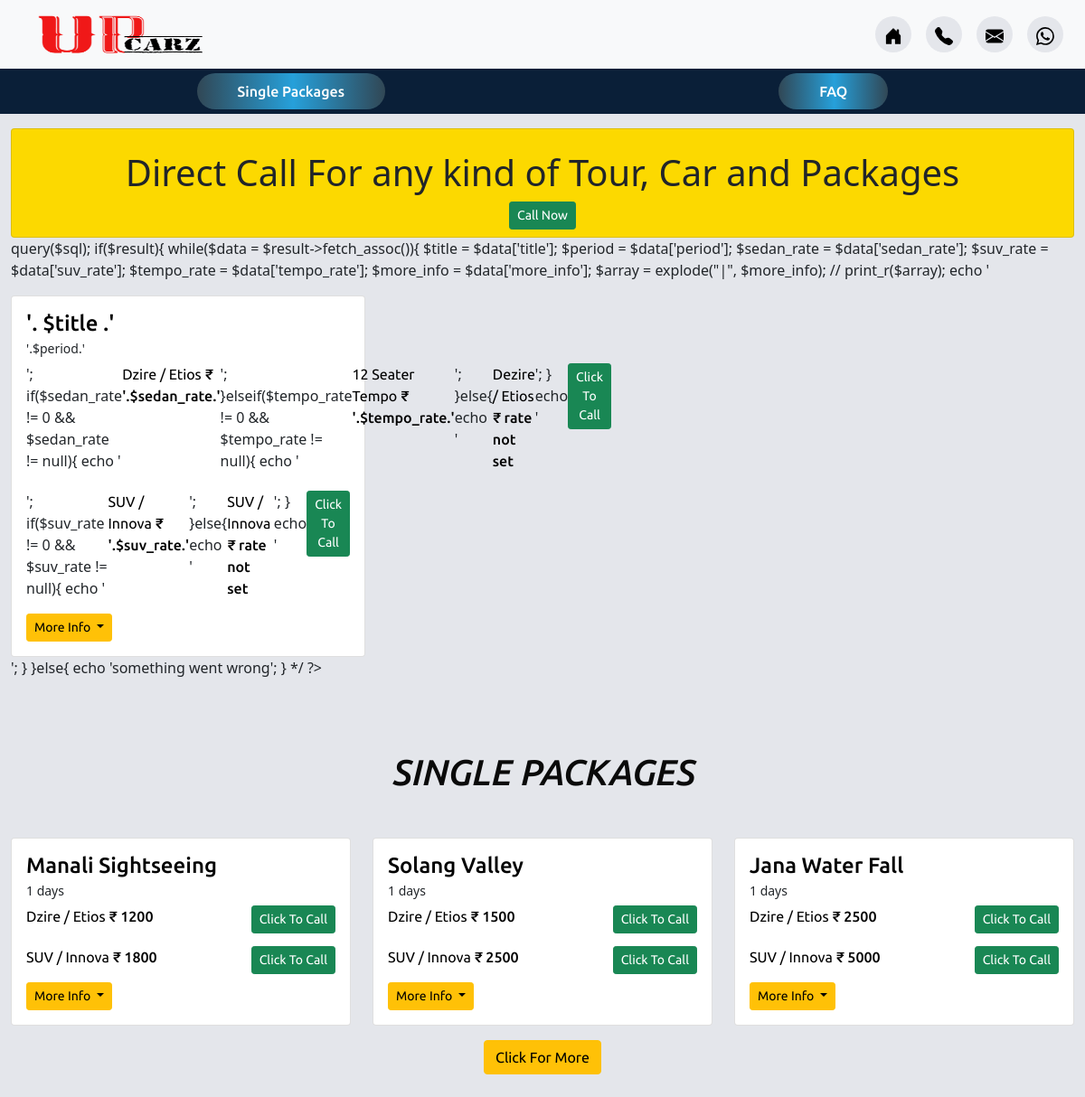
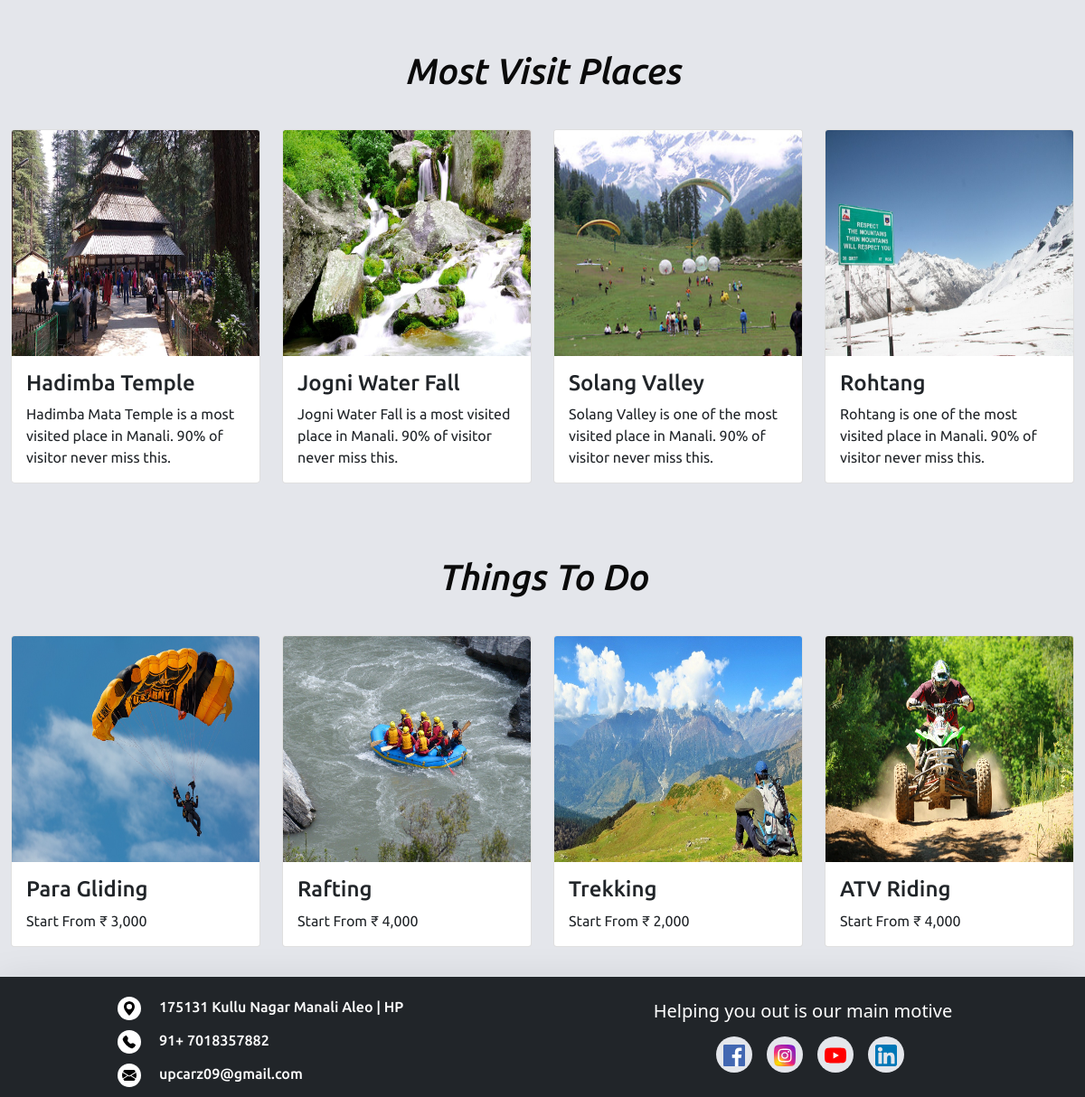
The page / on the database its author committed (2 pictures, top to bottom).
### tables this page shows
CREATE TABLE `single_packages` (
  `id` int(11) NOT NULL,
  `title` varchar(255) NOT NULL,
  `period` varchar(255) DEFAULT NULL,
  `sedan_rate` varchar(255) DEFAULT NULL,
  `suv_rate` varchar(255) DEFAULT NULL,
  `tempo_rate` varchar(255) DEFAULT NULL,
  `more_info` text NOT NULL,
  `update_date` datetime NOT NULL DEFAULT current_timestamp()
);

### index.php (the view, shortened to what this page needs)
<!doctype html>
<html lang="en">
  <head>
    <link href="https://cdn.jsdelivr.net/npm/bootstrap@5.0.1/dist/css/bootstrap.min.css" rel="stylesheet">
    <link rel="stylesheet" href="https://cdn.jsdelivr.net/npm/bootstrap-icons@1.5.0/font/bootstrap-icons.css">
    <link rel="stylesheet" type="text/css" href="css/footer.css">
    <link rel="stylesheet" type="text/css" href="css/our_team.css">
    <link rel="stylesheet" type="text/css" href="css/authority.css">
    <link rel="stylesheet" type="text/css" href="css/index.css">
    <link rel="stylesheet" type="text/css" href="css/index_media_query.css">
    <link rel="stylesheet" type="text/css" href="css/header.css">
  </head>
  <body>
    <?php
        include_once("partials/header.php");
        include_once("partials/db.php");
    ?>
    <section id="section_main" class="mt-3">
        <div class="container-fluid">
                <div class="card text-center p-2 main_query_msg_div">
                    <h1 class="mt-3 main_query_msg"><?php echo $banner_msg; ?></h1>
                    <div class="">
                        <a href="tel:<?php echo $phone_number; ?>" class="btn btn-success btn-sm">Call Now</a>
                    </div>
                </div>
                    query($sql);
                    if($result){
                        while($data = $result->fetch_assoc()){
                            $title = $data['title'];
                            $period = $data['period'];
                            $sedan_rate = $data['sedan_rate'];
                            $suv_rate = $data['suv_rate'];
                            $tempo_rate = $data['tempo_rate'];
                            $more_info = $data['more_info'];
                            $array = explode("|", $more_info);
                            // print_r($array);
                            echo '<div class="col-md-6 col-lg-4 mt-3">
                                        <div class="card">
                                            <div class="card-body">
                                                <h5 class="card-title">'. $title .'</h5>
                                                <small class="period_text">'.$period.'</small>
                                                <div class="car_info">';
                                                    if($sedan_rate != 0 && $sedan_rate != null){
                                                        echo '<p class="card-text">Dzire / Etios <span class="price">₹ '.$sedan_rate.'</span> </p>';
                                                    }elseif($tempo_rate != 0 && $tempo_rate != null){
                                                        echo '<p class="card-text">12 Seater Tempo <span class="price">₹ '.$tempo_rate.'</span> </p>';
                                                    }else{
                                                        echo '<p class="card-text">Dezire / Etios <span class="price">₹ rate not set</span> </p>';
                                                    }
                                                    echo '<div class="">
                                                    <a href="tel:'.$phone_number.'" class="btn btn-success btn-sm">Click To Call</a>
                                                </div>
                                                </div>
                                                <div class="car_info">';
                                                    if($suv_rate != 0 && $suv_rate != null){
                                                        echo '<p class="card-text">SUV / Innova <span class="price">₹ '.$suv_rate.'</span> </p>';
                                                    }else{
                                                        echo '<p class="card-text">SUV / Innova <span class="price">₹ rate not set</span> </p>';
                                                    }
                                                    echo '<div class="">
                                                    <a href="tel:'.$phone_number.'" class="btn btn-success btn-sm">Click To Call</a>
                                                    </div>
                                                </div>
                                                <div class="dropdown ">
                                                    <a class="btn btn-warning btn-sm dropdown-toggle" href="#" role="button" id="dropdownMenuLink" data-bs-toggle="dropdown" aria-expanded="false">
                                                    More Info
                                                    </a>
                                                </div>
                                            </div>
                                        </div>
                                    </div>';
                        }
                    }else{
                        echo 'something went wrong';
                    }
                    */
                ?>
            <div id="single_packages" class="row">
                <h1 class="heading">SINGLE PACKAGES</h1>
                <?php
                    $sql = "SELECT * FROM single_packages LIMIT 3";
                    $result = $conn->query($sql);
                    if($result){
                        while($data = $result->fetch_assoc()){
                            $title = $data['title'];
                            $period = $data['period'];
                            $sedan_rate = $data['sedan_rate'];
                            $suv_rate = $data['suv_rate'];
                            $tempo_rate = $data['tempo_rate'];
                            echo '<div class="col-md-6 col-lg-4 mt-3">
                                        <div class="card">
                                            <div class="card-body">
                                                <h5 class="card-title">'. $title .'</h5>
                                                <small class="period_text">'.$period.'</small>
                                                <div class="car_info">';
                                                    if($sedan_rate != 0 && $sedan_rate != null){
                                                        echo '<p class="card-text">Dzire / Etios <span class="price">₹ '.$sedan_rate.'</span> </p>';
                                                    }elseif($tempo_rate != 0 && $tempo_rate != null){
                                                        echo '<p class="card-text">12 Seater Tempo <span class="price">₹ '.$tempo_rate.'</span> </p>';
                                                    }else{
                                                        echo '<p class="card-text">Dezire / Etios <span class="price">₹ Lowest Rate</span> </p>';
                                                    }
                                                    echo '<div class="">
                                                    <a href="tel:'.$phone_number.'" class="btn btn-success btn-sm">Click To Call</a>
                                                </div>
                                                </div>
                                                <div class="car_info">';
                                                    if($suv_rate != 0 && $suv_rate != null){
                                                        echo '<p class="card-text">SUV / Innova <span class="price">₹ '.$suv_rate.'</span> </p>';
                                                    }else{
                                                        echo '<p class="card-text">SUV / Innova <span class="price">₹ Lowest Rate</span> </p>';
                                                    }
                                                    echo '<div class="">
                                                    <a href="tel:'.$phone_number.'" class="btn btn-success btn-sm">Click To Call</a>
                                                    </div>
                                                </div>
                                                <div class="dropdown ">
                                                    <a class="btn btn-warning btn-sm dropdown-toggle" href="#" role="button" id="dropdownMenuLink" data-bs-toggle="dropdown" aria-expanded="false">
                                                    More Info
                                                    </a>
                                                    <ul class="dropdown-menu px-4" aria-labelledby="dropdownMenuLink">';
                                                echo '</ul>
                                                </div>
                                            </div>
                                        </div>
                                    </div>';
                        }
                    }else{
                        echo 'something went wrong';
                    }
                ?>
                <div class="button text-center mt-3">
                        <a href="single_packages.php" class="btn btn-warning">Click For More</a>
                </div>
            </div>
        </div>
    </section>
    <section id="section_visit">
        <div class="container-fluid">
            <div class="heading_div">
                <h1 class="heading">Most Visit Places</h1>
            </div>
            <div class="row">
                <div class="col-md-3 col-sm-6 mt-2">
                    <div class="card rounded-3">
                        <img src="images/hadimba_mata.jpg" class="card-img-top" alt="...">
                        <div class="card-body">
                            <h5 class="card-title">Hadimba Temple</h5>
                            <p class="card-text">Hadimba Mata Temple is a most visited place in Manali. 90% of visitor never miss this.</p>
                        </div>
                    </div>
                </div>
                <div class="col-md-3 col-sm-6 mt-2">
                    <div class="card">
                        <img src="images/jogini_fall.jpg" class="card-img-top" alt="...">
                        <div class="card-body">
                            <h5 class="card-title">Jogni Water Fall</h5>
                            <p class="card-text">Jogni Water Fall is a most visited place in Manali. 90% of visitor never miss this.</p>
                        </div>
                    </div>
                </div>
                <div class="col-md-3 col-sm-6 mt-2">
                    <div class="card">
                        <img src="images/solang.jpg" class="card-img-top" alt="...">
                        <div class="card-body">
                            <h5 class="card-title">Solang Valley</h5>
                            <p class="card-text">Solang Valley is one of the most visited place in Manali. 90% of visitor never miss this.</p>
                        </div>
                    </div>
                </div>
                <div class="col-md-3 col-sm-6 mt-2">
                    <div class="card">
                        <img src="images/rohtang.jpg" class="card-img-top" alt="...">
                        <div class="card-body">
                            <h5 class="card-title">Rohtang</h5>
                            <p class="card-text">Rohtang is one of the most visited place in Manali. 90% of visitor never miss this.</p>
                        </div>
                    </div>
                </div>
            </div>
        </div>
    </section>
    <section id="section_things_to_do">
        <div class="container-fluid">
            <div class="heading_div">
                <h1 class="heading">Things To Do</h1>
            </div>
            <div class="row">
                <div class="col-md-3 col-sm-6 mt-2">
                    <div class="card">
                        <img src="images/gliding.jpg" class="card-img-top" alt="...">
                        <div class="card-body">
                            <h5 class="card-title">Para Gliding</h5>
                            <p class="card-text">Start From ₹ 3,000</p>
                        </div>
                    </div>
                </div>
                <div class="col-md-3 col-sm-6 mt-2">
                    <div class="card">
                        <img src="images/rafting.jpg" class="card-img-top" alt="...">
                        <div class="card-body">
                            <h5 class="card-title">Rafting</h5>
                            <p class="card-text">Start From ₹ 4,000</p>
                        </div>
                    </div>
                </div>
                <div class="col-md-3 col-sm-6 mt-2">
                    <div class="card">
                        <img src="images/trekking.jpg" class="card-img-top" alt="...">
                        <div class="card-body">
                            <h5 class="card-title">Trekking</h5>
                            <p class="card-text">Start From ₹ 2,000</p>
                        </div>
                    </div>
                </div>
                <div class="col-md-3 col-sm-6 mt-2">
                    <div class="card">
                        <img src="images/riding.jpg" class="card-img-top" alt="...">
                        <div class="card-body">
                            <h5 class="card-title">ATV Riding</h5>
                            <p class="card-text">Start From ₹ 4,000</p>
                        </div>
                    </div>
                </div>
            </div>
        </div>
    </section>
    <?php include("partials/footer.php");?>
  </body>
</html>

### css/footer.css (style rules this page uses)
:root { --bg-secondary-color: #e4e6eb; --font-family: 'Ubuntu', sans-serif; }

### css/index.css (style rules this page uses)
:root { --body-bg-color: #E4E6EB; }
body { background-color: var(--body-bg-color); --font-family: 'Ubuntu', sans-serif; }
.heading { text-align: center; font-size: 2.5rem; margin-top: 5rem; margin-bottom: 2rem; color: #0A0A0A; font-family: var(--font-family); font-weight: 500; font-style: italic; }
.btn { font-family: var(--font-family); font-weight: 400; }
#section_visit .card-title, #section_things_to_do .card-title { font-family: var(--font-family); font-weight: 500; font-size: 1.5rem; }
#section_visit .card-text, #section_things_to_do .card-text { font-family: var(--font-family); font-weight: 400; font-size: 1rem; }
#section_visit img, #section_things_to_do img { height: 250px; width: 100%; }
#section_main .card-body .card-title { font-family: var(--font-family); font-weight: 500; font-size: 1.5rem; color: #000; margin-bottom: 0px; }
#section_main .car_info { display: flex; justify-content: space-between; margin-top: 5px; }
#section_main .car_info p { font-family: var(--font-family); font-weight: 400; font-size: 1rem; color: #000; }
#section_main .car_info .price { font-family: var(--font-family); font-weight: 500; font-size: 1rem; color: #000; }

### css/header.css (style rules this page uses)
:root { --bg-secondary-color: #e4e6eb; --font-family: 'Ubuntu', sans-serif; }
.main_query_msg_div { background-color: #FCD900; animation-name: example; animation-duration: 4s; animation-iteration-count: infinite;*/. }

### rows shown on the page
single_packages: title "Manali Sightseeing", period "1 days", sedan_rate "1200", suv_rate "1800"
single_packages: title "Solang Valley", period "1 days", sedan_rate "1500", suv_rate "2500"
single_packages: title "Jana Water Fall", period "1 days", sedan_rate "2500", suv_rate "5000"

### other values the page prints
$banner_msg "Direct Call For any kind of Tour, Car and Packages"
